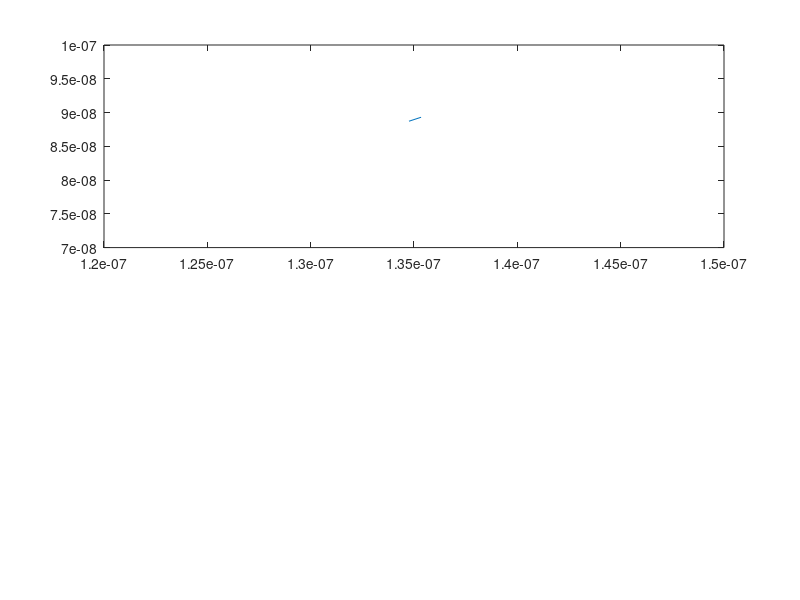

Recreate this plot in MATLAB. (Note: this script raises an error after producing the figure.)
clc; close all; clear all;
set(0, 'DefaultFigureWindowStyle', 'docked')

eCount = 1000;      % Total number of electrons
ePlotted = 10;      % Number of Electrons Plotted
tStop = 0.1e-9;     % Stop Time
dt = 1e-12;         % Time step 1ps

kB = 1.38066e-23;   % J/K
m0 = 4.66307e-26;   % Kg (Atomic mass of silicon = 28.0855)
mn = 0.26*m0;

Width = 200e-9;
Height = 100e-9;

% Thermal Velocity
Temp = 300;     % K
vT = sqrt((kB*Temp)/mn);

% scattering
% probability of scattering
tmin = 0.2e-10;
pScatter = 1 - exp(-dt/tmin);


% Initializing all electrons with a position and velocity
eGroup = struct('x', 'y', 'vx', 'vy');  % Electron Object Classification
eVelocities = vT + rand(1,eCount);
eColours = rand(eCount,3);   % Random colours for plotting
for i = 1 : eCount
    eGroup(i).x = rand()*Width;
    eGroup(i).y = rand()*Height;
    % Randomized velocities in direction and magnitude
    eGroup(i).vx = eVelocities(i)*(2*randi([0 1])-1);
    eGroup(i).vy = eVelocities(i)*(2*randi([0 1])-1);
end

t = 0;          % Init time
counter = 1;    % Init Counter
while t < tStop

    for i = 1 : eCount
        
        % Updating Position
        eGroup(i).x(counter+1) = eGroup(i).x(counter) + eGroup(i).vx * dt;
        eGroup(i).y(counter+1) = eGroup(i).y(counter) + eGroup(i).vy * dt;
        
        % scattering effect - Randomize direction/magnitude of velocity
        % probability of scattering based on p.
        if pScatter > rand()	% 'if true'
            eVelocities(i) = vT + rand();   % Regenerating a random velocity
            eGroup(i).vx = eVelocities(i)*(2*randi([0 1])-1);
            eGroup(i).vy = eVelocities(i)*(2*randi([0 1])-1);
        end
        
        
        % Plotting the first 10 electrons
        if (i <= 10)
            subplot(2,1,1)
            p = plot( [eGroup(i).x(counter), eGroup(i).x(counter+1)], ...
                [eGroup(i).y(counter), eGroup(i).y(counter+1)] );
            p.Color = eColours(i,:);
            hold on
        end
        % Conditional Statements
        % y = 200nm boundary
        if eGroup(i).x(counter+1) > Width
            eGroup(i).x(counter+1) = eGroup(i).x(counter+1) - Width;
        end
        
        % y = 0nm boundary
        if eGroup(i).x(counter+1) < 0
            eGroup(i).x(counter+1) = eGroup(i).x(counter+1) + Width;
        end
        
        % x = 100nm boundary
        if eGroup(i).y(counter+1) > Height
            diff = eGroup(i).y(counter+1) - Height;
            eGroup(i).y(counter+1) = Height - diff;
            eGroup(i).vy = -eGroup(i).vy;
        end
        
        % x = 0nm boundary
        if eGroup(i).y(counter+1) < 0
            diff = -eGroup(i).y(counter+1);
            eGroup(i).y(counter+1) = diff;
            eGroup(i).vy = -eGroup(i).vy;
        end
        
    end
    pause(0.001);       % Delay for animation
    axis([0,Width,0,Height]);  % Plot Axis' set
    t = t + dt;         % Incrementing Time
    
    Time(:,counter) = t;
    avgVelocity = mean(([eGroup(:).vx].^2 + [eGroup(:).vy].^2).^(1/2));
    Temp(:,counter) = ( (avgVelocity^2) * mn) / kB;
    subplot(2,1,2), plot(Time, Temp);
    
    counter = counter + 1;      % Incrementing Sim Counter
end
hold off
